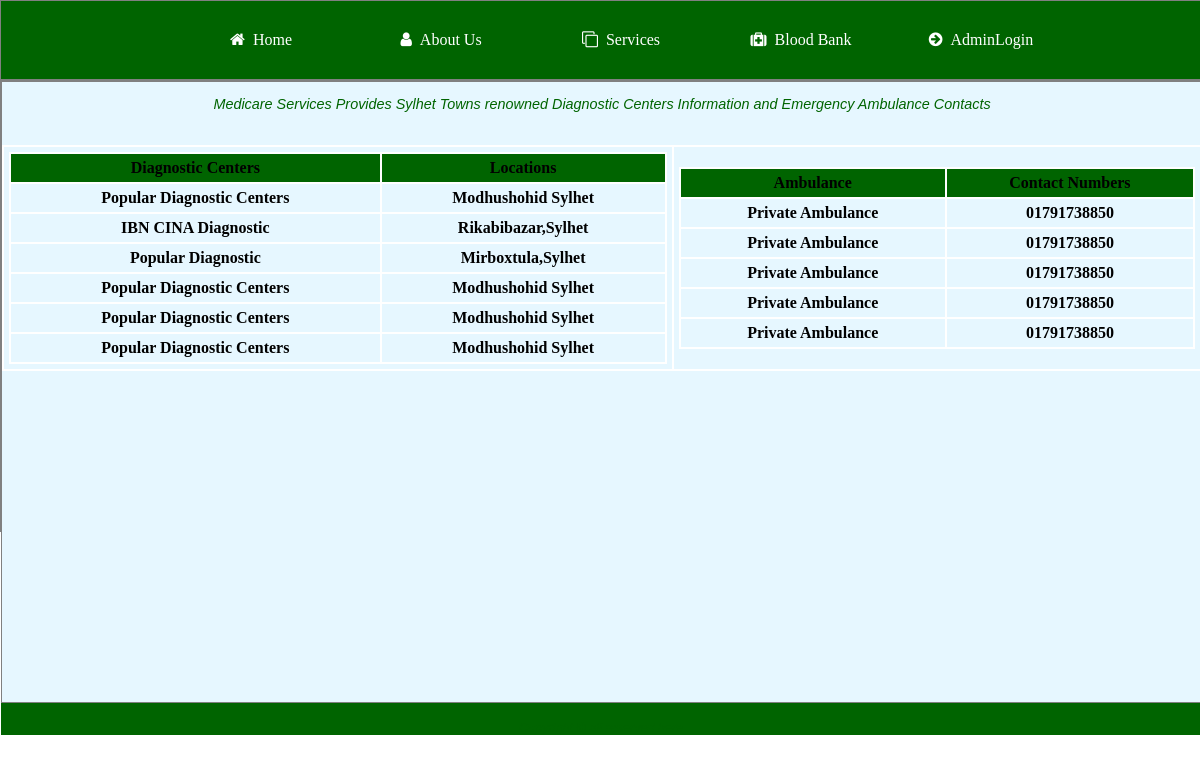
Page /MediServices.php on the committed database.
### tables this page shows
CREATE TABLE `dc` (
  `id` int(12) NOT NULL,
  `DiagnosticCenters` varchar(255) NOT NULL,
  `Locations` varchar(255) NOT NULL
);

CREATE TABLE `ambulance` (
  `id` int(12) NOT NULL,
  `Ambulance` varchar(255) NOT NULL,
  `ContactNumbers` varchar(255) NOT NULL
);

### MediServices.php (the view, shortened to what this page needs)
<?php
		include("connect.php");
?>
<!DOCTYPE html>
<html>
	<head>
	<link rel="stylesheet" href="stylesheet.css"/>
	<link rel="stylesheet" href="https://stackpath.bootstrapcdn.com/font-awesome/4.7.0/css/font-awesome.min.css">
	</head>
	<body>
		<div class="background">
			<div class="menu-bar">
			<ul>
			<li><a href="index.php"><i class="fa fa-home" aria-hidden="true"></i>Home</a></li>
			<li><a href="about.php"><i class="fa fa-user" aria-hidden="true"></i>About Us</a></li>
			<li><a href="#"><i class="fa fa-clone" aria-hidden="true"></i>Services</a>
			</li>
			<li><a href="bloodbank.php"><i class="fa fa-medkit" aria-hidden="true"></i>Blood Bank</a></li>
			<li><a href="login.php"><i class="fa fa-arrow-circle-right" aria-hidden="true"></i>AdminLogin</a></li>
			</ul>
			</div>
			<div class="slider">
			<div class="aboutusbody">
			<p> Medicare Services Provides Sylhet Towns renowned Diagnostic Centers Information and Emergency Ambulance Contacts</p>
				<table>
				<tr><th>
					<?php
					$sql= "select * from dc";
	$res=mysqli_query($conn,$sql);
	echo '<table border="1" width="100%" >';
	echo '<tr bgcolor="#006400" >';
		echo '<th color="white">'.'Diagnostic Centers'.'</th>';
		echo '<th color="white">'.'Locations'.'</th>';
	echo '</tr>';
	while($arr=mysqli_fetch_array($res))
	{
		echo '<tr>';
		echo '<td>'.$arr['DiagnosticCenters'].'</td>';
		echo '<td>'.$arr['Locations'].'</td>';
		echo '</tr>';
	}
	echo '</table>';
					?>
			</th>
				<br>
			<th>
					<?php
					$sql= "select * from ambulance";
	$res=mysqli_query($conn,$sql);
	echo '<table border="1" width="100%" >';
	echo '<tr bgcolor="#006400" color="white">';
		echo '<th>'.'Ambulance'.'</th>';
		echo '<th>'.'Contact Numbers'.'</th>';
	echo '</tr>';
	while($arr=mysqli_fetch_array($res))
	{
		echo '<tr>';
		echo '<td>'.$arr['Ambulance'].'</td>';
		echo '<td>'.$arr['ContactNumbers'].'</td>';
		echo '</tr>';
	}
	echo '</table>';
					?>
			</th>
		</tr>
	</table>
</div>
<footer class="footer">
			<p align="center">Copyright © all reserved here</p>
		</footer>
</div>
			</div>
	</body>
</html>

### stylesheet.css (style rules this page uses)
html, body { height: 100%; margin: 0; }
.background { height: auto; }
.slider { border: 1px solid gray; width: 100%; height: 400px; text-align: center; min-height: 200px; }
.footer { width: 100%; bottom: 0; background-color:rgb(0,100,00); text-align: center; color: white; font-size: 14px; padding-top: 0px; }
.aboutusbody { display: inline-block; border: 1px solid gray; width: 100%; height: auto; font: left; }
.menu-bar { position: -webkit-sticky; position: sticky; top: 0; width: 100%; height: auto; background: rgb(0,100,00); text-align: center; border: 1px solid gray; }
.menu-bar ul { margin: 0px; display: inline-flex; list-style: none; color: white; }
.menu-bar ul li { width:120px; margin: 15px; padding:15px; }
.menu-bar ul li a { text-decoration: none; color: white; }
.menu-bar .fa { margin-right: 8px; }
.slider { background-color : white; border: 1px solid gray; width: 100%; height: 450px; text-align: center; min-height: 200px; }
.footer { width: 100%; bottom: 0; background-color:rgb(0,100,00); text-align: center; color: white; font-size: 14px; padding-top: 5px; }
.footer { width: 100%; bottom: 0; background-color: rgb(0,100,00); text-align: center; color: white; font-size: 14px; padding-top: 5px; }
.aboutusbody { display: inline-block; border: 1px solid gray; width: 100%; height: 620px; background-color: #e6f7ff; font: left; }

### MediServices.php (style rules this page uses)
p { font-family: "Trebuchet MS", Arial, Helvetica, sans-serif; font-style: oblique; color:#006400; font-size:0.9em ; }
table, th, td { border: 2px solid white; border-collapse: collapse; }
th, td { padding: 5px; text-align: center; }
table { border-spacing: 15px; width:100%; }

### rows in the picture
dc: DiagnosticCenters "Popular Diagnostic Centers", Locations "Modhushohid Sylhet"
dc: DiagnosticCenters "IBN CINA Diagnostic", Locations "Rikabibazar,Sylhet"
dc: DiagnosticCenters "Popular Diagnostic", Locations "Mirboxtula,Sylhet"
dc: DiagnosticCenters "Popular Diagnostic Centers", Locations "Modhushohid Sylhet"
dc: DiagnosticCenters "Popular Diagnostic Centers", Locations "Modhushohid Sylhet"
dc: DiagnosticCenters "Popular Diagnostic Centers", Locations "Modhushohid Sylhet"
ambulance: Ambulance "Private Ambulance", ContactNumbers "01791738850"
ambulance: Ambulance "Private Ambulance", ContactNumbers "01791738850"
ambulance: Ambulance "Private Ambulance", ContactNumbers "01791738850"
ambulance: Ambulance "Private Ambulance", ContactNumbers "01791738850"
ambulance: Ambulance "Private Ambulance", ContactNumbers "01791738850"
